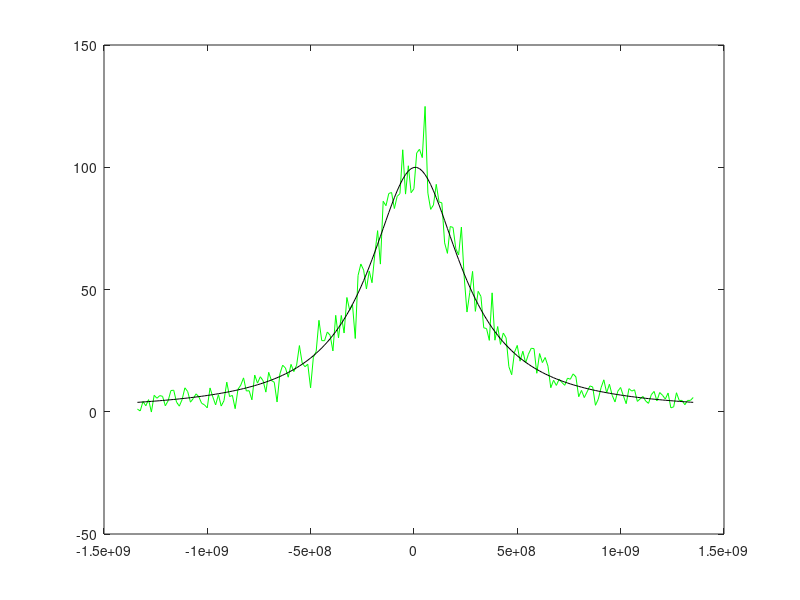

This chart was generated by the following MATLAB code: (Note: this script raises an error after producing the figure.)
p=1
N=200;
snr=20;
range=5;
bin_band=10*10^6 %10 megahz
gamma=10*bin_band*rand(1)+25*bin_band; 
center=6*bin_band*(rand(1)-0.5);
gain=10^(snr/10)*pi*gamma;
samples_vec=linspace(center-range*gamma,center+range*gamma,N);
%generate noisy lorentzian
clean_samples=gain*(1/(pi*gamma))*(gamma^2./((samples_vec-center).^2+gamma^2));
for i=1:N
    noisy_samples(i)=clean_samples(i)+normrnd(0,sqrt(clean_samples(i)));    
end
[val,loc]=max(noisy_samples);
initial_param=[30*bin_band;samples_vec(loc);val*pi*30*bin_band];
if(p)
figure;
plot(samples_vec,noisy_samples,'g')
hold on
plot(samples_vec,clean_samples,'k')
end
ml_out=estimate_one_lorentzian_ml(noisy_samples,samples_vec,range,initial_param,p)
ls_out=estimate_one_lorentzian_ls(noisy_samples,samples_vec,range,initial_param,p)
if(p)
    xlabel('freq');
    ylabel('psd');
    legend('noisy lorentzian','clean lorentzian','ml estimtaion','ls estimation');
end
% %mse gamma
% mse_gamma_ml=mean((gamma_hat_ml-gamma).^2);
% mse_gamma_ls=mean((gamma_hat_ls-gamma).^2);
% figure;
% plot(gamma,'r')
% hold on
% plot(gamma_hat_ml,'g')
% hold on
% plot(gamma_hat_ls,'b')
% legend(['True value'],['ml estimation mse=' num2str(mse_gamma_ml,'%10.2e\n')],['ls estimation mse=' num2str(mse_gamma_ls,'%10.2e\n')] )
% xlabel('iteration');
% ylabel('gamma value');
% title('gamma')
% 
% %mse center:
% mse_center_ml=mean((center_hat_ml-center).^2);
% mse_center_ls=mean((center_hat_ls-center).^2);
% figure;
% plot(center,'r')
% hold on
% plot(center_hat_ml,'g')
% hold on
% plot(center_hat_ls,'b')
% legend(['True value'],['ml estimation mse=' num2str(mse_center_ml,'%10.2e\n')],['ls estimation mse=' num2str(mse_center_ls,'%10.2e\n')] )
% xlabel('iteration');
% ylabel('center value');
% title('center')
% 
% %gain mse
% mse_gain_ml=mean((gain_hat_ml-gain).^2);
% mse_gain_ls=mean((gain_hat_ls-gain).^2);
% figure;
% plot(gain,'r')
% hold on
% plot(gain_hat_ml,'g')
% hold on
% plot(gain_hat_ls,'b')
% legend(['True value'],['ml estimation mse=' num2str(mse_gain_ml,'%10.2e\n')],['ls estimation mse=' num2str(mse_gain_ls,'%10.2e\n')] )
% xlabel('iteration');
% ylabel('gain value');
% title('gain')
